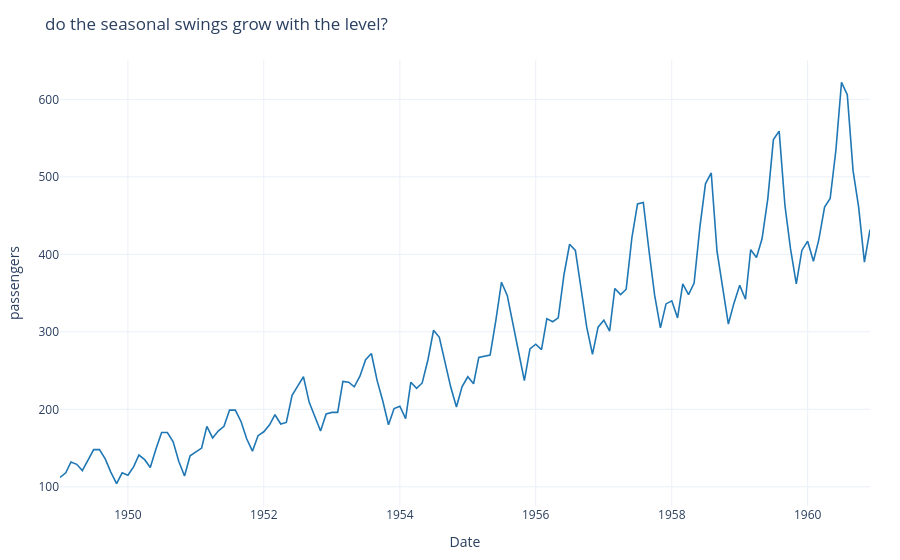

This figure's notebook cell:
### Markdown cell above
## 1. Decide additive vs multiplicative — visually

Plot the series. If the seasonal swings *grow over time*, go multiplicative.

### Code cell
tsf.plot_timeseries(series, title="do the seasonal swings grow with the level?").show()

### Figure 1 — Plotly figure (JSON) as saved in the notebook; plotly's stock layout.template omitted (floating-point values rounded to 4 significant figures; data arrays with more than 128 entries replaced by an {"elided": "..."} marker saying what was removed)
{"data": [{"hovertemplate": "%{x|%Y-%m-%d}<br>%{y:.2f}<extra></extra>", "line": {"color": "#1f77b4", "width": 1.6}, "mode": "lines", "name": "passengers", "type": "scatter", "x": {"elided": "144 str values"}, "y": {"elided": "144 int values"}}], "layout": {"autosize": true, "hovermode": "x unified", "legend": {"orientation": "h", "x": 1, "xanchor": "right", "y": 1.02, "yanchor": "bottom"}, "margin": {"b": 50, "l": 60, "r": 30, "t": 60}, "title": {"text": "do the seasonal swings grow with the level?"}, "xaxis": {"autorange": true, "range": ["1949-01-01", "1960-12-01"], "title": {"text": "Date"}, "type": "date"}, "yaxis": {"autorange": true, "range": [75.22, 650.8], "title": {"text": "passengers"}, "type": "linear"}}}
